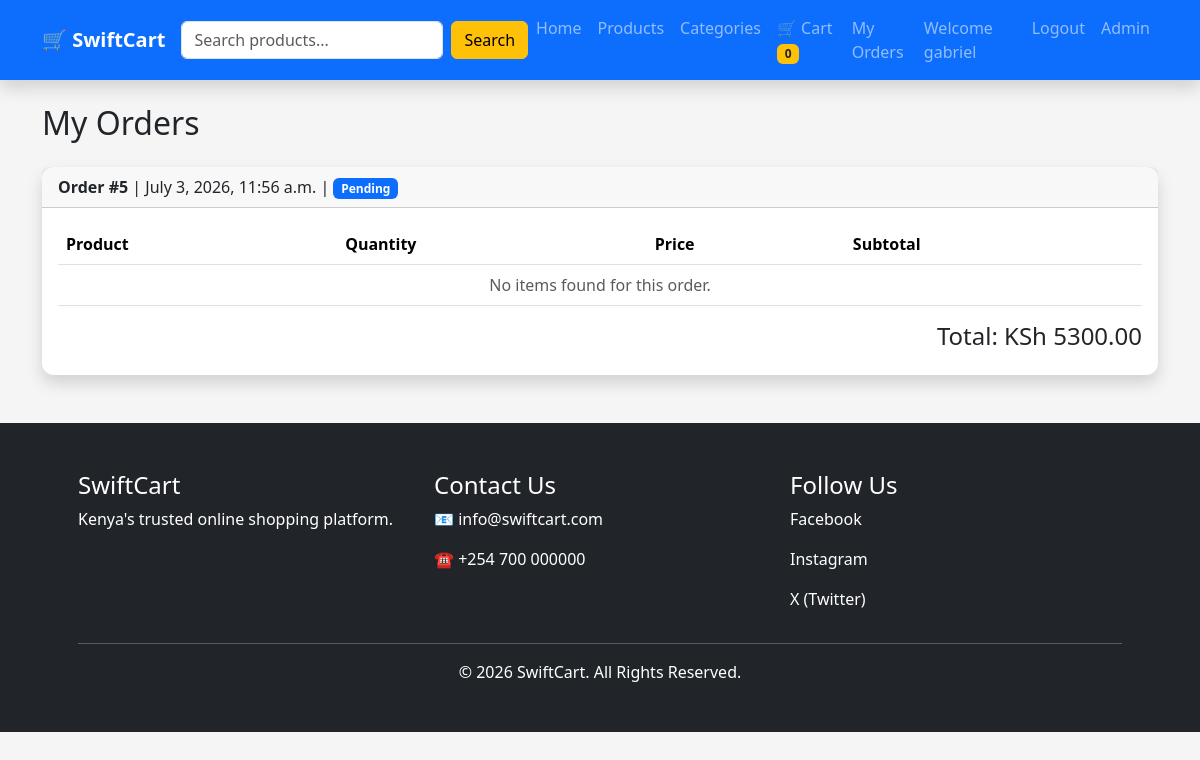
Before: /orders/ (signed in) with the older database file.
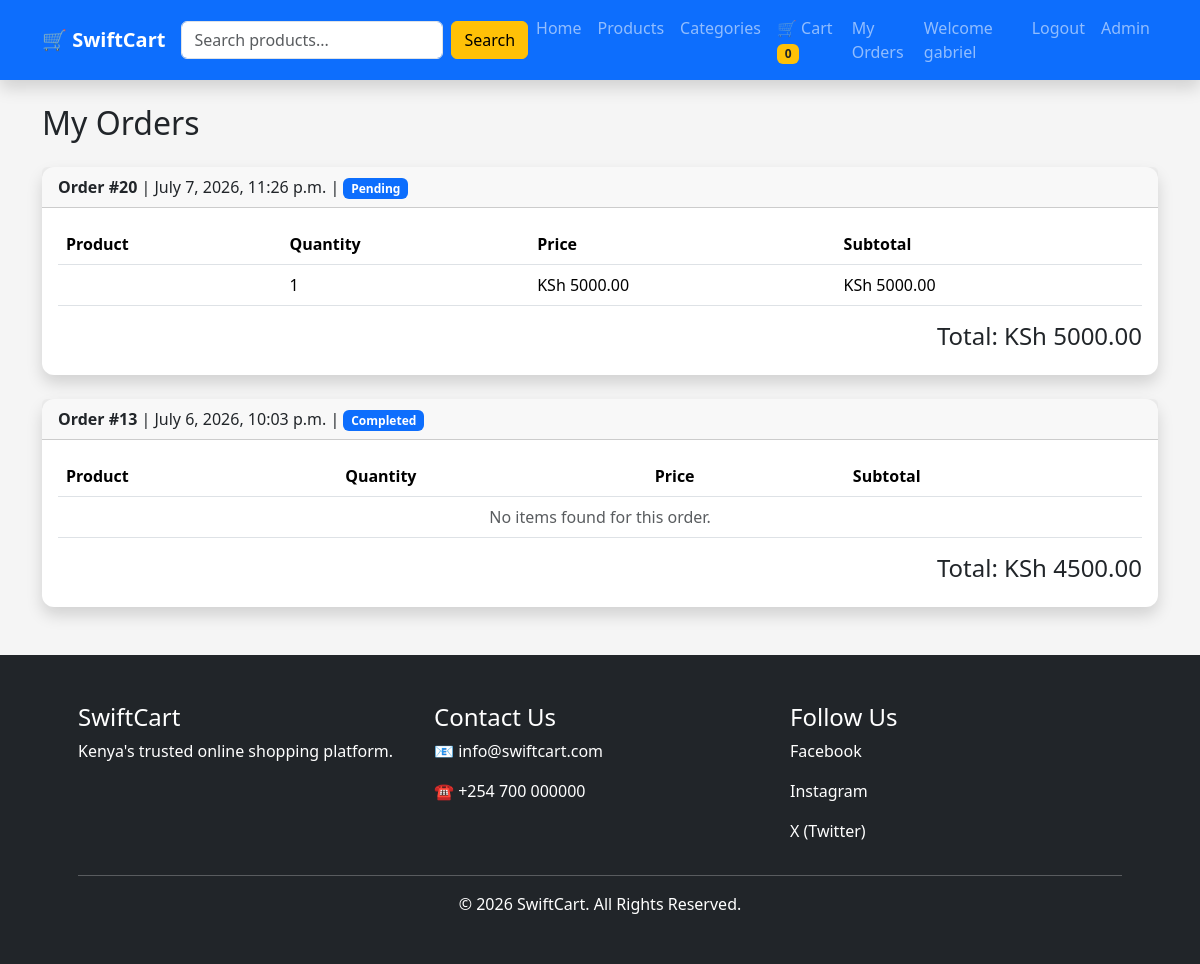
After: the same page with the newer database file.
### store/models.py (models this page shows, shortened)
class Order(models.Model):
    STATUS_CHOICES = [
        ('Pending', 'Pending'),
        ('Processing', 'Processing'),
        ('Completed', 'Completed'),
    ]
    user = models.ForeignKey(
        User,
        on_delete=models.CASCADE
    )
    total_amount = models.DecimalField(
        max_digits=10,
        decimal_places=2
    )
    status = models.CharField(
        max_length=20,
        choices=STATUS_CHOICES,
        default='Pending'
    )
    created_at = models.DateTimeField(
        auto_now_add=True
    )

class OrderItem(models.Model):
    order = models.ForeignKey(
        Order,
        on_delete=models.CASCADE,
        related_name="items"
    )
    product = models.ForeignKey(
        Product,
        on_delete=models.SET_NULL,
        null=True,
        blank=True
    )
    product_name = models.CharField(
        max_length=200,
        blank=True,
        default=""
    )
    quantity = models.PositiveIntegerField(
        default=1
    )
    price = models.DecimalField(
        max_digits=10,
        decimal_places=2
    )
    def subtotal(self):
        return self.price * self.quantity

### store/views.py (the view)
@login_required(login_url="login")
def orders(request):
    orders = Order.objects.filter(
        user=request.user
    ).order_by("-created_at")
    return render(
        request,
        "orders.html",
        {
            "orders": orders,
        },
    )

### store/context_processors.py (called while the page is built)
def cart_count(request):
    if request.user.is_authenticated:
        count = Cart.objects.filter(
            user=request.user
        ).count()
    else:
        count = 0
    return {
        'cart_count': count
    }

### templates/orders.html (shortened to what this page needs)
{% extends 'base.html' %}
{% block content %}
<h2 class="mb-4">
    My Orders
</h2>
{% for order in orders %}
<div class="card mb-4 shadow">
    <div class="card-header">
        <strong>
            Order #{{ order.id }}
        </strong>
        |
        {{ order.created_at }}
        |
        <span class="badge bg-primary">
            {{ order.status }}
        </span>
    </div>
    <div class="card-body">
        <table class="table table-hover">
            <thead>
                <tr>
                    <th>Product</th>
                    <th>Quantity</th>
                    <th>Price</th>
                    <th>Subtotal</th>
                </tr>
            </thead>
            <tbody>
            {% for item in order.items.all %}
            <tr>
                <td>
                </td>
                <td>
                    {{ item.quantity }}
                </td>
                <td>
                    KSh {{ item.price }}
                </td>
                <td>
                    KSh {{ item.subtotal }}
                </td>
            </tr>
            {% empty %}
            <tr>
                <td colspan="4" class="text-center text-muted">
                    No items found for this order.
                </td>
            </tr>
            {% endfor %}
            </tbody>
        </table>
        <h4 class="text-end">
            Total: KSh {{ order.total_amount }}
        </h4>
    </div>
</div>
{% empty %}
<div class="alert alert-info">
    You haven't placed any orders yet.
</div>
{% endfor %}
{% endblock %}

Changed rows visible on the page:
removed Order: id "5", created_at "July 3, 2026, 11:56 a.m.", status "Pending", total_amount "5300.00"
added Order: id "20", created_at "July 7, 2026, 11:26 p.m.", status "Pending", total_amount "5000.00"
added OrderItem: quantity "1", price "5000.00", subtotal "5000.00"
added Order: id "13", created_at "July 6, 2026, 10:03 p.m.", status "Completed", total_amount "4500.00"
